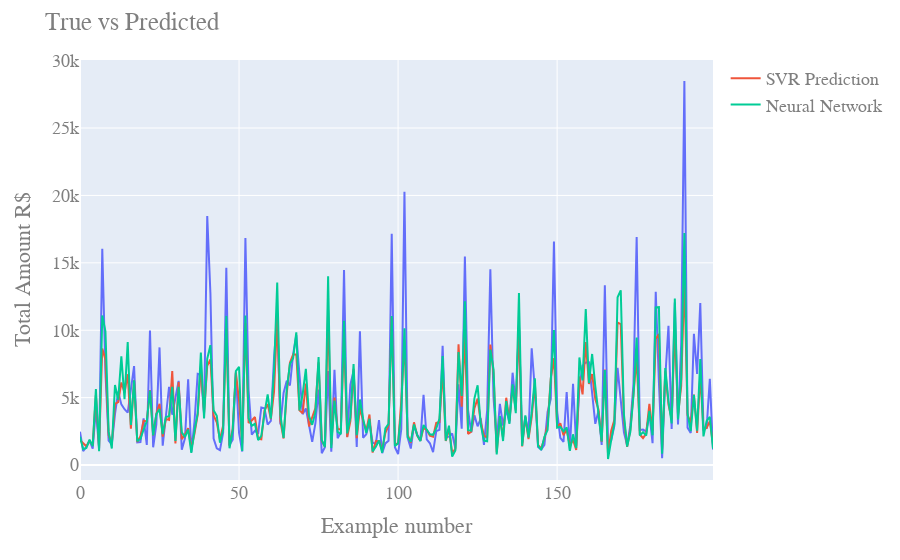

The cell this chart's notebook holds for it:
### Markdown cell above
Comparemos nuestras salidas por SVR y red neuronal con el valor verdadero

### Code cell
fig4 = px.line(x=range(0,200),y=ll)
fig4.add_scatter(y=svm_pred,name="SVR Prediction")
fig4.add_scatter(y=o_list,name="Neural Network")
fig4.update_layout(
    title="True vs Predicted",
    xaxis_title="Example number",
    yaxis_title="Total Amount R$",
    font=dict(
        family="Courier New, monospace",
        size=18,
        color="#7f7f7f",))
        
iplot(fig4)

### Figure 1 — Plotly figure (JSON) as saved in the notebook; plotly's stock layout.template omitted (floating-point values rounded to 4 significant figures; data arrays with more than 128 entries replaced by an {"elided": "..."} marker saying what was removed)
{"data": [{"hovertemplate": "x=%{x}<br>y=%{y}<extra></extra>", "legendgroup": "", "line": {"color": "#636efa", "dash": "solid"}, "marker": {"symbol": "circle"}, "mode": "lines", "name": "", "orientation": "v", "showlegend": false, "type": "scatter", "x": {"elided": "200 int values"}, "xaxis": "x", "y": {"elided": "200 int values"}, "yaxis": "y"}, {"name": "SVR Prediction", "type": "scatter", "y": {"elided": "200 float values"}}, {"name": "Neural Network", "type": "scatter", "y": {"elided": "200 float values"}}], "layout": {"autosize": true, "font": {"color": "#7f7f7f", "family": "Courier New, monospace", "size": 18}, "legend": {"tracegroupgap": 0}, "margin": {"t": 60}, "title": {"text": "True vs Predicted"}, "xaxis": {"anchor": "y", "autorange": true, "domain": [0, 1], "range": [0, 199], "title": {"text": "Example number"}, "type": "linear"}, "yaxis": {"anchor": "x", "autorange": true, "domain": [0, 1], "range": [-1110.0, 30050.0], "title": {"text": "Total Amount R$"}, "type": "linear"}}}
